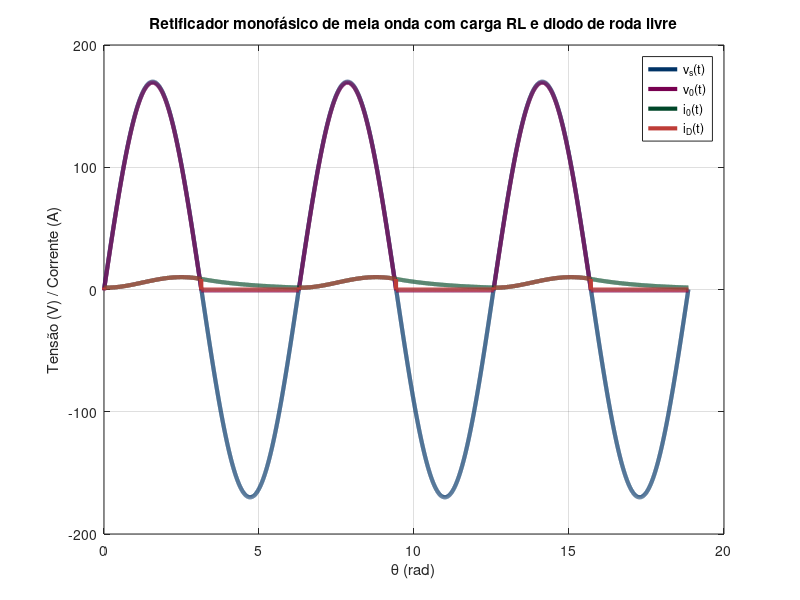

Here is the MATLAB script that generated this plot: (Note: this script raises an error after producing the figure.)
%% Retificador monofásico de meia onda + carga RL + diodo de roda livre (Df)


clear; clc; close all;

% ---- Parâmetros ----
f   = 60;          % Hz
Vm  = 170;         % Vp
R   = 10;          % ohms
L   = 50e-3;       % H        
Vd  = 0.7;         % V (diodo retificador)  (use 0 para ideal)
Vdf = 0.7;         % V (diodo de roda livre) (use 0 para ideal)
ncy = 30;           % ciclos simulados
fs  = 200e3;       % Hz

% ---- Tempo ----
T  = 1/f;
dt = 1/fs;
t  = 0:dt:(ncy*T);
N  = numel(t);

% ---- Fonte ----
omega = 2*pi*f;
theta = omega*t;
v_s   = Vm*sin(theta);

% ---- Inicialização ----
i_0 = zeros(1,N);   % corrente na carga (série R-L)
v_0 = zeros(1,N);   % tensão na carga
i_D = zeros(1,N);   % corrente no diodo retificador

% ---- Simulação por estados ----
for k = 2:N
    i_prev = i_0(k-1);
    v0_D   = v_s(k) - Vd;   % se D conduz, v0 = vs - Vd

    if (v_s(k) >= Vd) && (v0_D >= -Vdf)  % D pode conduzir
        v_0(k) = v0_D;

        di   = (v_0(k) - R*i_prev)/L;
        iNew = i_prev + di*dt;

        if iNew < 0, iNew = 0; end
        i_0(k) = iNew;
        i_D(k) = iNew;

        if i_0(k) == 0
            v_0(k) = 0;
            i_D(k) = 0;
        end

    elseif i_prev > 0
        % roda livre por Df
        v_0(k) = -Vdf;

        di   = (v_0(k) - R*i_prev)/L;
        iNew = i_prev + di*dt;

        if iNew < 0, iNew = 0; end
        i_0(k) = iNew;
        i_D(k) = 0;

        if i_0(k) == 0
            v_0(k) = 0;
        end

    else
        % tudo desligado
        v_0(k) = 0;
        i_0(k) = 0;
        i_D(k) = 0;
    end
end

% ---- Paleta (RGB 0..1) ----
statale.maincolor = [0   51  102]/255;
statale.lilla     = [120 0   80 ]/255;
statale.darkgreen = [0   70  40 ]/255;
statale.red       = [190 60  55 ]/255;
statale.yellow    = [200 155 20 ]/255;

plotColors = [
    statale.maincolor
    statale.lilla
    statale.darkgreen
    statale.red
    statale.yellow
];
set(groot,'defaultAxesColorOrder',plotColors);

% ---- Estilo ----
LW = 3.0;

%% ---- ESCOLHA DO INTERVALO DE CICLOS PARA PLOTAR ----
plotCycles = [10 12];          
c1 = plotCycles(1);
c2 = plotCycles(2);

t1 = (c1-1)*T;
t2 = c2*T;

idx = (t >= t1) & (t <= t2);

tP     = t(idx);
thetaP = theta(idx);
vsP    = v_s(idx);
v0P    = v_0(idx);
i0P    = i_0(idx);
iDP    = i_D(idx);

% --- Eixo x relativo
thetaRel = thetaP - thetaP(1);

%% ---- Plot ----
figure('Color','w');
plot(thetaRel, vsP, 'Color', plotColors(1,:), 'LineWidth', LW); hold on;
plot(thetaRel, v0P, 'Color', plotColors(2,:), 'LineWidth', LW);
plot(thetaRel, i0P, 'Color', plotColors(3,:), 'LineWidth', LW);
plot(thetaRel, iDP, 'Color', plotColors(4,:), 'LineWidth', LW);
grid on;

xlabel('\theta (rad)');
ylabel('Tensão (V) / Corrente (A)');
title('Retificador monofásico de meia onda com carga RL e diodo de roda livre');
lgd = legend('v_s(t)','v_0(t)','i_0(t)','i_D(t)','Location','best');
lgd.FontSize   = 12;
lgd.FontWeight = 'bold';
lgd.Color      = 'none';

ax = gca;
ax.XLabel.FontWeight = 'bold';
ax.YLabel.FontWeight = 'bold';

% ---- Ticks em múltiplos de pi a partir de 0 ----
xlim([0, thetaRel(end)]);

k2 = floor(thetaRel(end)/pi);
xt = (0:k2)*pi;
xticks(xt);

m = 0:k2;
labs = strings(size(m));
for kk = 1:numel(m)
    if m(kk) == 0
        labs(kk) = "0";
    elseif m(kk) == 1
        labs(kk) = "\pi";
    else
        labs(kk) = sprintf('%g\\pi', m(kk));
    end
end
xticklabels(labs);

%% =========================
%  4 MP4s a partir do template .fig (sem precisar do script original)
%  Template: "meia on rL.fig"
%  Resolução de render: 300 dpi (exportgraphics)
%  2x mais rápido (metade dos frames)
%  V1: anima v_s
%  V2: v_s fixa + anima v_0
%  V3: v_s,v_0 fixas + anima i_0
%  V4: v_s,v_0,i_0 fixas + anima i_D
% =========================

templateFig = "meia onda rL.fig";
if ~isfile(templateFig)
    error("Não achei '%s' em %s", templateFig, pwd);
end

% Config vídeo
fps     = 30;
durEach = 10;        % segundos por vídeo (antes do "speed")
speed   = 2;         % 2x mais rápido (reduz frames)
nFrames = max(60, round(durEach*fps/speed));
resDPI  = 300;       % <-- 300 dpi
quality = 100;

names = ["v_s(t)","v_0(t)","i_0(t)","i_D(t)"];
outFiles = ["rL_v1_vs.mp4", ...
            "rL_v2_v0.mp4", ...
            "rL_v3_i0.mp4", ...
            "rL_v4_iD.mp4"];

% ---------- 1) Lê os dados direto do .fig (uma vez) ----------
fig0 = openfig(templateFig, "new", "invisible");
drawnow;

% acha axes principal (evita axes da legenda)
axesList = findall(fig0, "Type","axes");
ax0 = [];
for a = axesList(:).'
    if isgraphics(a.XLabel) && isgraphics(a.YLabel)
        xl = string(a.XLabel.String);
        yl = string(a.YLabel.String);
        if contains(xl, "\theta") && contains(yl, "Tensão")
            ax0 = a; break;
        end
    end
end
if isempty(ax0), ax0 = axesList(1); end

plines0 = findall(ax0, "Type","line");
dn0 = string(get(plines0,"DisplayName"));

hs0 = gobjects(1,4);
for j = 1:4
    idx = find(dn0 == names(j), 1, "first");
    if isempty(idx)
        close(fig0);
        error("Não achei a curva '%s' no template (DisplayName).", names(j));
    end
    hs0(j) = plines0(idx);
end

% dados vindos do .fig
X1 = hs0(1).XData(:);
Y  = zeros(numel(X1), 4);
for j = 1:4
    Y(:,j) = hs0(j).YData(:);
end
N = numel(X1);

% fixa limites globais (evita autoscale enquanto anima)
yMin = min(Y(:)); yMax = max(Y(:));
pad  = 0.05*(yMax - yMin + eps);
YLimFixed = [yMin-pad, yMax+pad];

% guarda tamanho original da figura (pra ficar igual)
set(fig0,'Units','pixels');
pos0 = get(fig0,'Position');          % [x y w h]
pos0(3) = pos0(3) + mod(pos0(3),2);   % w par (H.264)
pos0(4) = pos0(4) + mod(pos0(4),2);   % h par
close(fig0);

reveal = @(y,idx) [y(1:idx); nan(N-idx,1)];

% ---------- 2) Gera 4 vídeos ----------
for vid = 1:4
    fig = openfig(templateFig, "new", "visible");
    drawnow;

    % trava tamanho/layout conforme template (ajustado para w/h pares)
    set(fig,'Units','pixels');
    set(fig,'Resize','off');
    set(fig,'Position',pos0);
    drawnow;

    % acha axes principal
    axesList = findall(fig, "Type","axes");
    ax = [];
    for a = axesList(:).'
        if isgraphics(a.XLabel) && isgraphics(a.YLabel)
            xl = string(a.XLabel.String);
            yl = string(a.YLabel.String);
            if contains(xl, "\theta") && contains(yl, "Tensão")
                ax = a; break;
            end
        end
    end
    if isempty(ax), ax = axesList(1); end

    % fixa escala desde o começo
    set(ax, 'XLim', [X1(1) X1(end)], 'XLimMode','manual');
    set(ax, 'YLim', YLimFixed,       'YLimMode','manual');

    % acha linhas por DisplayName
    plines = findall(ax, "Type","line");
    dn = string(get(plines,"DisplayName"));

    hs = gobjects(1,4);
    for j = 1:4
        idx = find(dn == names(j), 1, "first");
        if isempty(idx)
            close(fig);
            error("Não achei a curva '%s' no template (DisplayName).", names(j));
        end
        hs(j) = plines(idx);
    end

    % fixa XData (preserva estilo)
    set(hs, "XData", X1);

    % estado inicial do vídeo:
    for j = 1:4
        if j < vid
            set(hs(j), "YData", Y(:,j));       % anteriores completas
        else
            set(hs(j), "YData", nan(N,1));     % atual (animará) + futuras vazias
        end
    end
    drawnow;

    % VideoWriter
    vw = VideoWriter(outFiles(vid), "MPEG-4");
    vw.FrameRate = fps;
    vw.Quality   = quality;
    open(vw);
    cleanupObj = onCleanup(@() close(vw));  % evita MP4 0 KB se der erro

    % temp png único por vídeo
    tmpPng = fullfile(tempdir, "frame_tmp_" + string(feature("getpid")) + "_v" + vid + ".png");

    % frame teste (define HxW de referência)
    exportgraphics(fig, tmpPng, 'Resolution', resDPI);
    im0 = imread(tmpPng);
    if size(im0,3) == 1, im0 = repmat(im0,1,1,3); end
    H = size(im0,1); W = size(im0,2);

    for k = 1:nFrames
        frac = (k-1)/(nFrames-1);
        idx  = max(2, round(frac*(N-1)) + 1);

        set(hs(vid), "YData", reveal(Y(:,vid), idx));
        drawnow;

        exportgraphics(fig, tmpPng, 'Resolution', resDPI);
        im = imread(tmpPng);
        if size(im,3) == 1, im = repmat(im,1,1,3); end

        % normaliza tamanho fixo (crop/pad sem toolbox)
        im = im(1:min(end,H), 1:min(end,W), :);
        dh = H - size(im,1);
        dw = W - size(im,2);
        if dh > 0 || dw > 0
            im2 = uint8(255*ones(H, W, 3)); % fundo branco
            im2(1:size(im,1), 1:size(im,2), :) = im;
            im = im2;
        end
        im = im(1:end-mod(size(im,1),2), 1:end-mod(size(im,2),2), :);

        writeVideo(vw, im);
    end

    if exist(tmpPng,'file'), delete(tmpPng); end
    clear cleanupObj;  % fecha vw
    close(fig);

    disp("Salvou: " + fullfile(pwd, outFiles(vid)));
end
